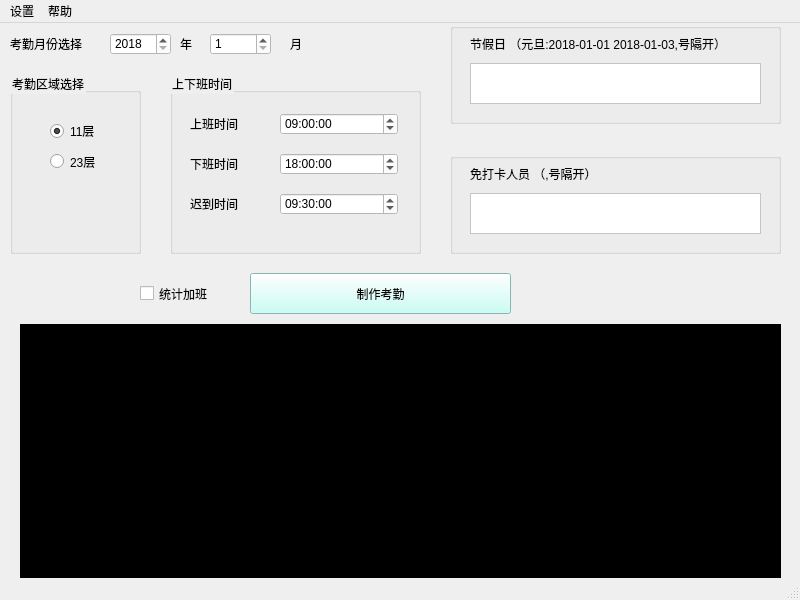
<?xml version="1.0" encoding="UTF-8"?>
<ui version="4.0">
 <class>MainWindow</class>
 <widget class="QMainWindow" name="MainWindow">
  <property name="geometry">
   <rect>
    <x>0</x>
    <y>0</y>
    <width>800</width>
    <height>600</height>
   </rect>
  </property>
  <property name="windowTitle">
   <string>考勤管理系统</string>
  </property>
  <property name="styleSheet">
   <string notr="true">alternate-background-color: rgb(255, 255, 127);</string>
  </property>
  <widget class="QWidget" name="centralwidget">
   <widget class="QTextBrowser" name="textBrowser">
    <property name="geometry">
     <rect>
      <x>20</x>
      <y>301</y>
      <width>761</width>
      <height>261</height>
     </rect>
    </property>
    <property name="styleSheet">
     <string notr="true">color: rgb(255, 255, 255);
background-color: rgb(0, 0, 0);</string>
    </property>
   </widget>
   <widget class="QPushButton" name="pushButton">
    <property name="geometry">
     <rect>
      <x>250</x>
      <y>250</y>
      <width>261</width>
      <height>41</height>
     </rect>
    </property>
    <property name="styleSheet">
     <string notr="true">background-color: rgb(188, 255, 244);</string>
    </property>
    <property name="text">
     <string>制作考勤</string>
    </property>
   </widget>
   <widget class="QRadioButton" name="radioButton">
    <property name="geometry">
     <rect>
      <x>50</x>
      <y>100</y>
      <width>89</width>
      <height>16</height>
     </rect>
    </property>
    <property name="cursor">
     <cursorShape>ClosedHandCursor</cursorShape>
    </property>
    <property name="styleSheet">
     <string notr="true">color: rgb(0, 0, 0);
font: 10pt &quot;ADMUI3Lg&quot;;</string>
    </property>
    <property name="text">
     <string>11层</string>
    </property>
    <property name="checked">
     <bool>true</bool>
    </property>
   </widget>
   <widget class="QRadioButton" name="radioButton_2">
    <property name="geometry">
     <rect>
      <x>50</x>
      <y>130</y>
      <width>71</width>
      <height>17</height>
     </rect>
    </property>
    <property name="cursor">
     <cursorShape>ClosedHandCursor</cursorShape>
    </property>
    <property name="styleSheet">
     <string notr="true">color: rgb(0, 0, 0);
font: 10pt &quot;ADMUI3Lg&quot;;</string>
    </property>
    <property name="text">
     <string>23层</string>
    </property>
   </widget>
   <widget class="QGroupBox" name="groupBox">
    <property name="geometry">
     <rect>
      <x>10</x>
      <y>50</y>
      <width>131</width>
      <height>181</height>
     </rect>
    </property>
    <property name="styleSheet">
     <string notr="true"/>
    </property>
    <property name="title">
     <string>考勤区域选择</string>
    </property>
   </widget>
   <widget class="QGroupBox" name="groupBox_3">
    <property name="geometry">
     <rect>
      <x>170</x>
      <y>50</y>
      <width>251</width>
      <height>181</height>
     </rect>
    </property>
    <property name="title">
     <string>上下班时间</string>
    </property>
    <widget class="QTimeEdit" name="utime">
     <property name="geometry">
      <rect>
       <x>110</x>
       <y>40</y>
       <width>118</width>
       <height>22</height>
      </rect>
     </property>
     <property name="styleSheet">
      <string notr="true">background-color: rgb(255, 255, 255);
color: rgb(0, 0, 0);
selection-color: rgb(85, 170, 0);
selection-background-color: rgb(177, 177, 177);</string>
     </property>
     <property name="time">
      <time>
       <hour>9</hour>
       <minute>0</minute>
       <second>0</second>
      </time>
     </property>
    </widget>
    <widget class="QTimeEdit" name="dtime">
     <property name="geometry">
      <rect>
       <x>110</x>
       <y>80</y>
       <width>118</width>
       <height>22</height>
      </rect>
     </property>
     <property name="styleSheet">
      <string notr="true">background-color: rgb(255, 255, 255);
color: rgb(0, 0, 0);
selection-color: rgb(85, 170, 0);
selection-background-color: rgb(177, 177, 177);</string>
     </property>
     <property name="time">
      <time>
       <hour>18</hour>
       <minute>0</minute>
       <second>0</second>
      </time>
     </property>
    </widget>
    <widget class="QTimeEdit" name="otime">
     <property name="geometry">
      <rect>
       <x>110</x>
       <y>120</y>
       <width>118</width>
       <height>22</height>
      </rect>
     </property>
     <property name="styleSheet">
      <string notr="true">background-color: rgb(255, 255, 255);
color: rgb(0, 0, 0);
selection-color: rgb(85, 170, 0);
selection-background-color: rgb(177, 177, 177);</string>
     </property>
     <property name="time">
      <time>
       <hour>9</hour>
       <minute>30</minute>
       <second>0</second>
      </time>
     </property>
    </widget>
    <widget class="QLabel" name="label_3">
     <property name="geometry">
      <rect>
       <x>20</x>
       <y>40</y>
       <width>71</width>
       <height>21</height>
      </rect>
     </property>
     <property name="styleSheet">
      <string notr="true">color: rgb(0, 0, 0);
font: 10pt &quot;ADMUI3Lg&quot;;</string>
     </property>
     <property name="text">
      <string>上班时间</string>
     </property>
    </widget>
    <widget class="QLabel" name="label_4">
     <property name="geometry">
      <rect>
       <x>20</x>
       <y>80</y>
       <width>71</width>
       <height>21</height>
      </rect>
     </property>
     <property name="styleSheet">
      <string notr="true">color: rgb(0, 0, 0);
font: 10pt &quot;ADMUI3Lg&quot;;</string>
     </property>
     <property name="text">
      <string>下班时间</string>
     </property>
    </widget>
    <widget class="QLabel" name="label_5">
     <property name="geometry">
      <rect>
       <x>20</x>
       <y>120</y>
       <width>71</width>
       <height>21</height>
      </rect>
     </property>
     <property name="styleSheet">
      <string notr="true">color: rgb(0, 0, 0);
font: 10pt &quot;ADMUI3Lg&quot;;</string>
     </property>
     <property name="text">
      <string>迟到时间</string>
     </property>
    </widget>
   </widget>
   <widget class="QSpinBox" name="cyear">
    <property name="geometry">
     <rect>
      <x>110</x>
      <y>10</y>
      <width>61</width>
      <height>22</height>
     </rect>
    </property>
    <property name="styleSheet">
     <string notr="true">background-color: rgb(255, 255, 255);
color: rgb(0, 0, 0);
selection-color: rgb(85, 170, 0);
selection-background-color: rgb(177, 177, 177);</string>
    </property>
    <property name="minimum">
     <number>2018</number>
    </property>
    <property name="maximum">
     <number>2028</number>
    </property>
   </widget>
   <widget class="QSpinBox" name="cmonth">
    <property name="geometry">
     <rect>
      <x>210</x>
      <y>10</y>
      <width>61</width>
      <height>22</height>
     </rect>
    </property>
    <property name="styleSheet">
     <string notr="true">background-color: rgb(255, 255, 255);
color: rgb(0, 0, 0);
selection-color: rgb(85, 170, 0);
selection-background-color: rgb(177, 177, 177);</string>
    </property>
    <property name="minimum">
     <number>1</number>
    </property>
    <property name="maximum">
     <number>12</number>
    </property>
   </widget>
   <widget class="QLabel" name="label_6">
    <property name="geometry">
     <rect>
      <x>10</x>
      <y>10</y>
      <width>81</width>
      <height>21</height>
     </rect>
    </property>
    <property name="styleSheet">
     <string notr="true">color: rgb(0, 0, 0);
font: 10pt &quot;ADMUI3Lg&quot;;</string>
    </property>
    <property name="text">
     <string>考勤月份选择</string>
    </property>
   </widget>
   <widget class="QLabel" name="label_7">
    <property name="geometry">
     <rect>
      <x>180</x>
      <y>10</y>
      <width>21</width>
      <height>21</height>
     </rect>
    </property>
    <property name="styleSheet">
     <string notr="true">color: rgb(0, 0, 0);
font: 10pt &quot;ADMUI3Lg&quot;;</string>
    </property>
    <property name="text">
     <string>年</string>
    </property>
   </widget>
   <widget class="QLabel" name="label_8">
    <property name="geometry">
     <rect>
      <x>290</x>
      <y>10</y>
      <width>16</width>
      <height>21</height>
     </rect>
    </property>
    <property name="styleSheet">
     <string notr="true">color: rgb(0, 0, 0);
font: 10pt &quot;ADMUI3Lg&quot;;</string>
    </property>
    <property name="text">
     <string>月</string>
    </property>
   </widget>
   <widget class="QGroupBox" name="groupBox_4">
    <property name="geometry">
     <rect>
      <x>450</x>
      <y>0</y>
      <width>331</width>
      <height>101</height>
     </rect>
    </property>
    <property name="title">
     <string/>
    </property>
    <widget class="QLabel" name="label_9">
     <property name="geometry">
      <rect>
       <x>20</x>
       <y>10</y>
       <width>301</width>
       <height>21</height>
      </rect>
     </property>
     <property name="styleSheet">
      <string notr="true">color: rgb(0, 0, 0);
font: 10pt &quot;ADMUI3Lg&quot;;</string>
     </property>
     <property name="text">
      <string>节假日 （元旦:2018-01-01 2018-01-03,号隔开）</string>
     </property>
    </widget>
    <widget class="QTextEdit" name="textEdit_2">
     <property name="geometry">
      <rect>
       <x>20</x>
       <y>40</y>
       <width>291</width>
       <height>41</height>
      </rect>
     </property>
     <property name="styleSheet">
      <string notr="true">background-color: rgb(255, 255, 255);
color: rgb(0, 0, 0);
selection-color: rgb(85, 170, 0);
selection-background-color: rgb(177, 177, 177);</string>
     </property>
    </widget>
   </widget>
   <widget class="QGroupBox" name="groupBox_5">
    <property name="geometry">
     <rect>
      <x>450</x>
      <y>130</y>
      <width>331</width>
      <height>101</height>
     </rect>
    </property>
    <property name="title">
     <string/>
    </property>
    <widget class="QLabel" name="label_10">
     <property name="geometry">
      <rect>
       <x>20</x>
       <y>10</y>
       <width>291</width>
       <height>21</height>
      </rect>
     </property>
     <property name="styleSheet">
      <string notr="true">color: rgb(0, 0, 0);
font: 10pt &quot;ADMUI3Lg&quot;;</string>
     </property>
     <property name="text">
      <string>免打卡人员 （,号隔开）</string>
     </property>
    </widget>
    <widget class="QTextEdit" name="textEdit">
     <property name="geometry">
      <rect>
       <x>20</x>
       <y>40</y>
       <width>291</width>
       <height>41</height>
      </rect>
     </property>
     <property name="styleSheet">
      <string notr="true">background-color: rgb(255, 255, 255);
color: rgb(0, 0, 0);
selection-color: rgb(85, 170, 0);
selection-background-color: rgb(177, 177, 177);</string>
     </property>
    </widget>
   </widget>
   <widget class="QCheckBox" name="checkBox">
    <property name="geometry">
     <rect>
      <x>140</x>
      <y>250</y>
      <width>91</width>
      <height>41</height>
     </rect>
    </property>
    <property name="cursor">
     <cursorShape>ClosedHandCursor</cursorShape>
    </property>
    <property name="layoutDirection">
     <enum>Qt::LeftToRight</enum>
    </property>
    <property name="text">
     <string>统计加班</string>
    </property>
   </widget>
   <zorder>groupBox_3</zorder>
   <zorder>groupBox</zorder>
   <zorder>textBrowser</zorder>
   <zorder>pushButton</zorder>
   <zorder>radioButton</zorder>
   <zorder>radioButton_2</zorder>
   <zorder>cyear</zorder>
   <zorder>cmonth</zorder>
   <zorder>label_6</zorder>
   <zorder>label_7</zorder>
   <zorder>label_8</zorder>
   <zorder>groupBox_4</zorder>
   <zorder>groupBox_5</zorder>
   <zorder>checkBox</zorder>
  </widget>
  <widget class="QMenuBar" name="menubar">
   <property name="geometry">
    <rect>
     <x>0</x>
     <y>0</y>
     <width>800</width>
     <height>23</height>
    </rect>
   </property>
   <widget class="QMenu" name="menuhelp">
    <property name="title">
     <string>帮助</string>
    </property>
    <addaction name="separator"/>
    <addaction name="separator"/>
    <addaction name="action_2"/>
    <addaction name="action"/>
   </widget>
   <widget class="QMenu" name="menu">
    <property name="title">
     <string>设置</string>
    </property>
    <addaction name="action_3"/>
   </widget>
   <addaction name="menu"/>
   <addaction name="menuhelp"/>
  </widget>
  <widget class="QStatusBar" name="statusbar"/>
  <action name="action_2">
   <property name="text">
    <string>软件简介</string>
   </property>
  </action>
  <action name="action">
   <property name="text">
    <string>赞助作者</string>
   </property>
  </action>
  <action name="action_3">
   <property name="text">
    <string>退出</string>
   </property>
  </action>
 </widget>
 <resources/>
 <connections/>
</ui>
